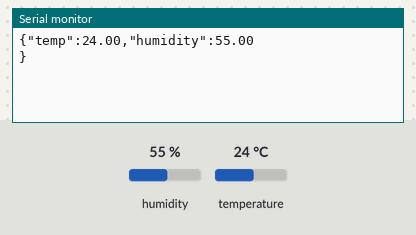
Simulated run of this sketch. Board: Arduino Uno, built with avr-gcc and run on an emulated ATmega328P. Parts: the last lines printed to the serial monitor. The test bench sets the inputs (shaded band); at power-on: humidity 55 %, temperature 24 °C.

Above: at 1.5 s.
1.6 s: humidity set to 22 %
At 6.1 s:
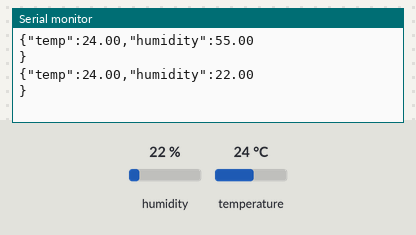
7.6 s: temperature set to 12 °C
At 11.3 s:
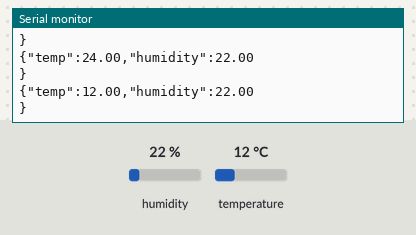
13.6 s: humidity set to 40 %
At 16.6 s:
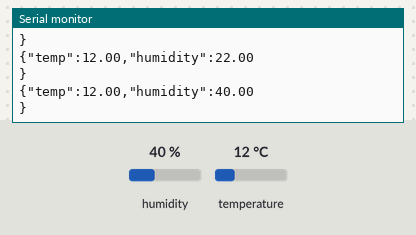
Timing chart, 0 to 18.1 s (numbered marks = the images above; inputs shaded):
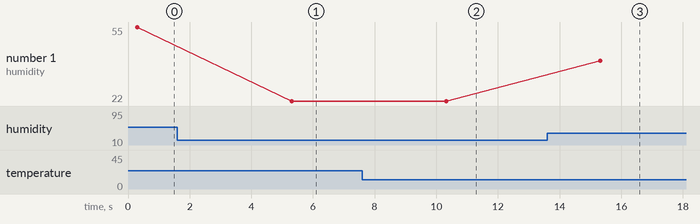

The sketch:

Temp_RH_Node_JSON_.ino
```cpp
#include "DHT.h"
#define DHTPIN 2
#define DHTTYPE DHT22

DHT dht(DHTPIN, DHTTYPE);

void setup() {
  Serial.begin(9600);
  dht.begin();
  delay(300);
}

void loop() {
  float humi = dht.readHumidity();
  float temp = dht.readTemperature();

  Serial.print("{\"temp\":");
  Serial.print(temp);
  Serial.print(",\"humidity\":");
  Serial.println(humi);
  Serial.println("}");
  delay(5000);
}
```

Measured:
- after the input at 1.6 s, the serial monitor: prints a new line after 3.7 s (image 1)
- after the input at 7.6 s, the serial monitor: prints a new line after 2.7 s (image 2)
- after the input at 13.6 s, the serial monitor: prints a new line after 1.7 s (image 3)
- plotted number 1: 55 → 22 after the input at 1.6 s, 22 → 40 after the input at 13.6 s
